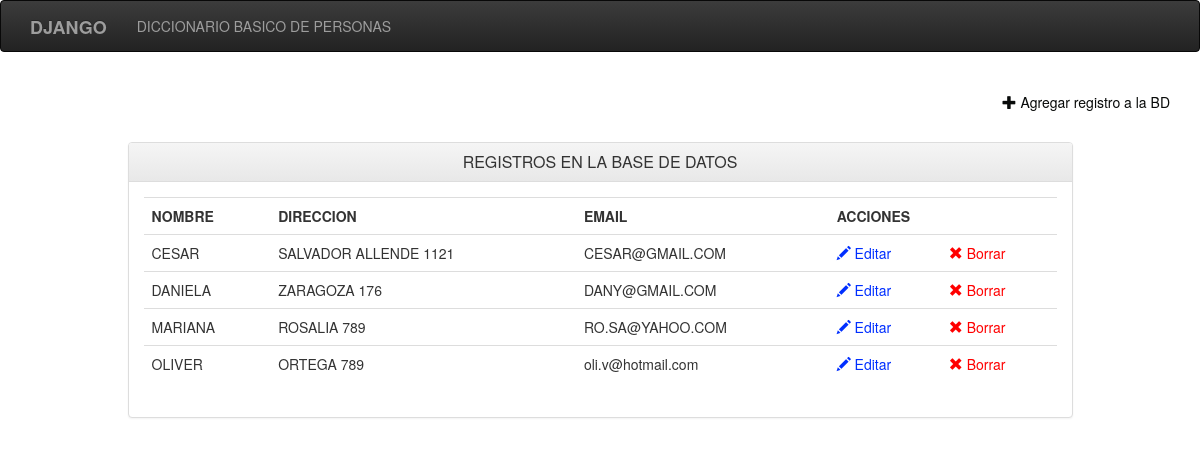
Page /CRUD/ on the committed database.
### CRUD/models.py (models this page shows, shortened)
@python_2_unicode_compatible
class Persona(models.Model):
    name = models.CharField(max_length=20)
    address = models.CharField(max_length=50)
    email = models.CharField(max_length=50)
    def getName(self):
        return self.name
    def getAddress(self):
        return self.address
    def getEmail(self):
        return self.email

### CRUD/views.py (the view)
class IndexView(generic.ListView):
    template_name = 'CRUD/index.html'
    context_object_name = 'latest_persona_list'
    def get_queryset(self):
        return Persona.objects.order_by('name')

### CRUD/templates/CRUD/index.html (shortened to what this page needs)
<!DOCTYPE html>
<html lang="en">
  <head>
    <link rel="stylesheet" href="https://maxcdn.bootstrapcdn.com/bootstrap/3.3.7/css/bootstrap.min.css">
    <link rel="stylesheet" href="https://maxcdn.bootstrapcdn.com/bootstrap/3.3.7/css/bootstrap-theme.min.css">
  </head>
  <body>
    <section>
        <nav class="navbar navbar-inverse">
            <div class= "container">
                <div class="navbar-header">
                    <a class="navbar-brand" href="#"><strong>DJANGO</strong></a>
                </div>
                <p class="navbar-text">DICCIONARIO BASICO DE PERSONAS</p>
            </div>
        </nav>
    </section>
    <br/>
    {% if latest_persona_list %}
    <div class="container">
        <div class="row">
            <div class="col-xs-12">
                <p class="text-right"> <a href="{% url "CRUD:new" %}" style="color:#080A09;"><span class="glyphicon glyphicon-plus" aria-hidden="true"></span> Agregar registro a la BD</a> </p>
            </div>
        </div>
    </div>
    <br/>
    <div class="container">
        <div class="row">
            <div class="col-xs-12 col-md-10 col-md-offset-1">
                <div class="panel panel-default">
                    <div class="panel-heading">
                        <h3 class="panel-title" align="center">REGISTROS EN LA BASE DE DATOS</h3>
                    </div>
                    <div class="panel-body">
                        <div class="table-responsive">
                            <table class="table">
                                <tr>
                                    <th >NOMBRE</th>
                                    <th >DIRECCION</th>
                                    <th >EMAIL</th>
                                    <th colspan="2"> ACCIONES</th>
                                </tr>
                                {% for persona in latest_persona_list %}
                                    <tr >
                                        <td>{{ persona.getName }}</td>
                                        <td>{{ persona.getAddress }}</td>
                                        <td>{{ persona.getEmail }}</td>
                                        <td><a href="{% url "CRUD:edit" persona.id %}" style="color:#002FFF;"><span class="glyphicon glyphicon-pencil" aria-hidden="true"></span> Editar</a></td>
                                        <td><a href="{% url "CRUD:delete" persona.id %}" style="color:#FF0000;"><span class="glyphicon glyphicon-remove" aria-hidden="true"></span> Borrar</a> </td>
                                    </tr>
                                {% endfor %}
                            </table>
                        </div>
                    </div>
                </div>
            </div>
        </div>
    </div>
    {% else %}
        <h2 align="center">No hay registros en la BD, agregue uno para continuar...</h2>
        <p align="center"><a href="{% url "CRUD:new" %}" class="btn btn-primary">AÑADIR PRIMER REGISTRO</a></p>
    {% endif %}
  </body>
</html>

### rows in the picture
Persona: getName "CESAR", getAddress "SALVADOR ALLENDE 1121", getEmail "CESAR@GMAIL.COM"
Persona: getName "DANIELA", getAddress "ZARAGOZA 176", getEmail "DANY@GMAIL.COM"
Persona: getName "MARIANA", getAddress "ROSALIA 789", getEmail "RO.SA@YAHOO.COM"
Persona: getName "OLIVER", getAddress "ORTEGA 789", getEmail "oli.v@hotmail.com"
